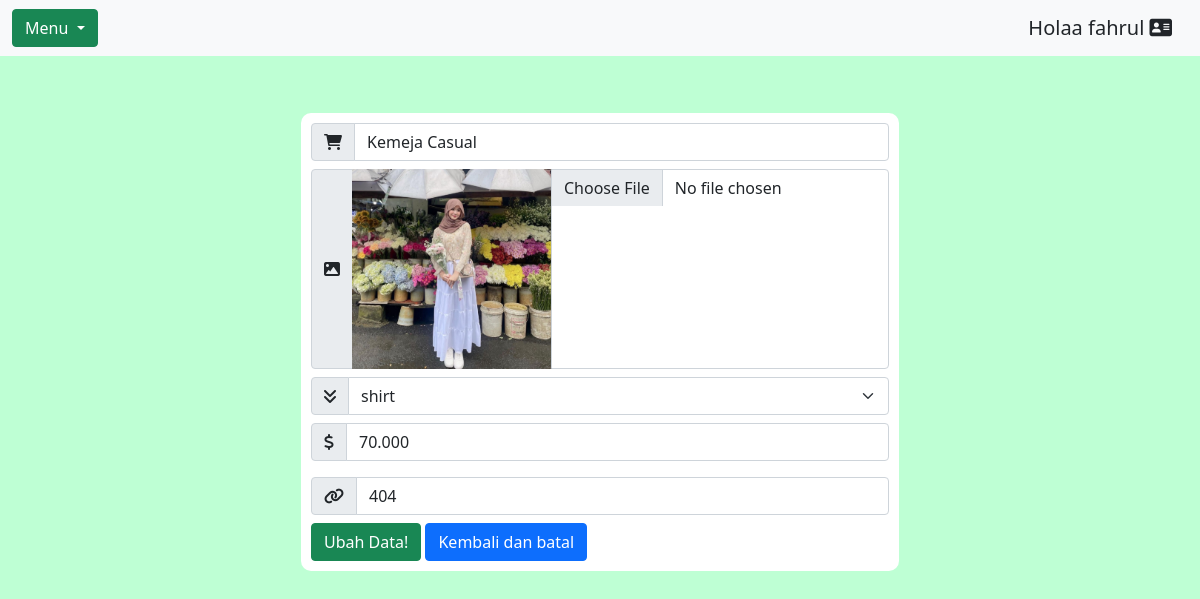
Page /view/admin/updateProduct.php?id=14 (signed in) on the committed database.
### tables this page shows
CREATE TABLE `firstshop` (
  `id` int(11) NOT NULL,
  `productName` varchar(300) NOT NULL,
  `productCategory` varchar(200) NOT NULL,
  `productImage` varchar(300) NOT NULL,
  `productPrice` varchar(100) NOT NULL,
  `productOwner` varchar(500) NOT NULL,
  `productLink` varchar(500) NOT NULL
);

### model/dbConfig.php (called while the page is built, shortened)
<?php
$conn = mysqli_connect("localhost", "id19968197_fahrul", "@I9g?^2-~[\Eh(\h", "id19968197_affiliate");
function query($query)
{
    global $conn;
    $result = mysqli_query($conn, $query);
    $rows = [];
    while ($row = mysqli_fetch_assoc($result)) {
        $rows[] = $row;
    }
    return $rows;
}

### view/admin/updateProduct.php (the view, shortened to what this page needs)
<?php
require '../../model/dbConfig.php';
require '../../assets/css/admin/headerAdmin.php';
require '../../assets/css/admin/navbarAdmin.php';
$id = $_GET["id"];
$username = $_SESSION['username'];
$produk = query("SELECT * FROM firstshop WHERE productOwner = '$username' AND id = $id")[0];
?>
<body>
    <div class="container">
        <div class="inputData">
            <form accept="" method="post" enctype="multipart/form-data">
                <div class="input-group flex-nowrap mb-2">
                    <span class="input-group-text" id="addon-wrapping"><i class="fas fa-shopping-cart" aria-hidden="true"></i></span>
                    <input name="productName" value="<?= $produk["productName"]; ?>" id="productName" type="text" class="form-control" placeholder="Nama Produk..." aria-label="Username" aria-describedby="addon-wrapping">
                </div>
                <div class="input-group mb-2">
                    <label class="input-group-text" for="inputGroupFile01"><i class="fas fa-image" aria-hidden="true"></i></label>
                    <img width="200px" src="../../assets/img/dbs/<?php echo $produk['productImage']; ?>">
                    <input name="productImage" value="<?= $produk["productImage"]; ?>" type="file" class="form-control" id="inputGroupFile01">
                </div>
                <div class="input-group mb-2">
                    <label class="input-group-text" for="inputGroupSelect01"><i class="fas fa-angle-double-down" aria-hidden="true"></i></label>
                    <select name="productCategory" class="form-select" id="inputGroupSelect01">
                        <option selected><?= $produk["productCategory"]; ?></option>
                    </select>
                </div>
                <div class="input-group flex-nowrap mb-2">
                    <span class="input-group-text" id="addon-wrapping"><i class="fas fa-dollar-sign" aria-hidden="true"></i></span>
                    <input name="productPrice" value="<?= $produk["productPrice"]; ?>" id="productPrice" type="text" class="form-control" placeholder="Harga Produk..." aria-label="Username" aria-describedby="addon-wrapping">
                </div>
                <div class="input-group flex-nowrap mb-2">
                    <span class="input-group-text" id="addon-wrapping"><i class="fa fa-link" aria-hidden="true"></i></span>
                    <input name="productLink" id="productLink" value="<?= $produk["productLink"]; ?>" type="text" class="form-control" placeholder="Link Pembelian..." aria-label="Username" aria-describedby="addon-wrapping">
                </div>
                <button name="submit" id="submit" type="submit" class="btn btn-success">Ubah Data!</button>
                <a class="btn btn-primary" href="index.php" role="button">Kembali dan batal</a>
            </form>
        </div>
    </div>

### view/admin/updateProduct.php (style rules this page uses)
body { margin-top: 75px; background-color: #beffd4; }
.container { display: flex; justify-content: center; align-items: center; margin-top: 9%; }
.inputData { background-color: #fff; margin: 5px 5px; padding: 10px; border-radius: 10px; }

### rows in the picture
firstshop: productName "Kemeja Casual", productImage (picture), productCategory "shirt", productPrice "70.000", productLink "404"

### other values in the picture
$username "fahrul"
